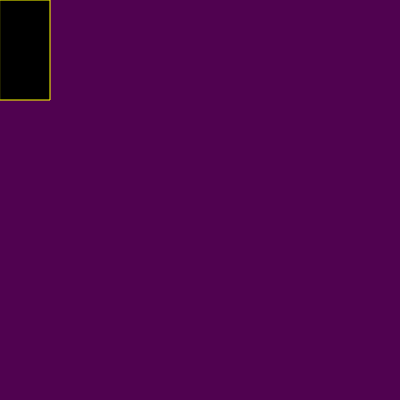
Frame 1 (no input)
Frame 60 (no input): identical to frame 1, image omitted
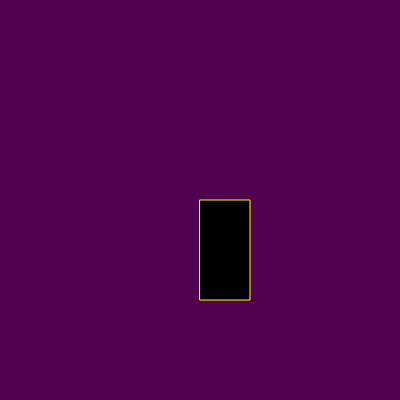
Frame 120 (the mouse pressed at the canvas centre since frame 60)

The p5.js sketch that drew these frames (run headless with seeded random() and noise() and a simulated clock; from frame 60 on, the mouse is pressed at the canvas centre):

// p5.js sketch
// ── sketch.js
function setup() {
    createCanvas(400, 400);
  }
  
  function draw() {
    background('rgb(80,2,80)');
    stroke('yellow')
    fill('black')
    rect(mouseX, mouseY, 50, 100);
  }
